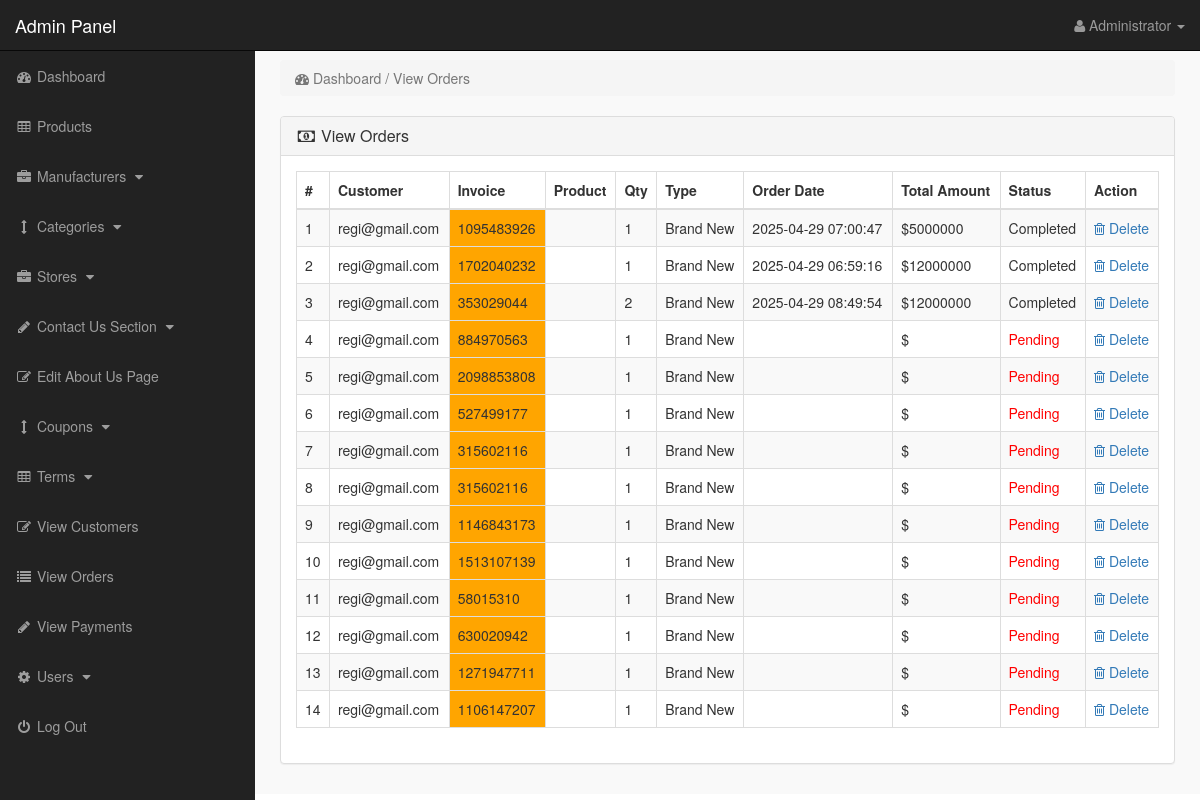
Screenshot of /admin_area/index.php?view_orders (signed in) with the database file from the repository.
### tables this page shows
CREATE TABLE IF NOT EXISTS `pending_orders` (
  `order_id` int(10) NOT NULL AUTO_INCREMENT,
  `customer_id` int(10) NOT NULL,
  `invoice_no` varchar(50) NOT NULL DEFAULT '',
  `product_id` text NOT NULL,
  `qty` int(10) NOT NULL,
  `type` varchar(50) NOT NULL DEFAULT '',
  `order_status` text NOT NULL,
  PRIMARY KEY (`order_id`)
);

CREATE TABLE IF NOT EXISTS `customers` (
  `customer_id` int(10) NOT NULL AUTO_INCREMENT,
  `customer_name` varchar(255) NOT NULL,
  `customer_email` varchar(255) NOT NULL,
  `customer_pass` varchar(255) NOT NULL,
  `customer_country` text NOT NULL,
  `customer_city` text NOT NULL,
  `customer_contact` varchar(255) NOT NULL,
  `customer_address` text NOT NULL,
  `customer_image` text NOT NULL,
  `customer_ip` varchar(255) NOT NULL,
  `customer_confirm_code` text NOT NULL,
  PRIMARY KEY (`customer_id`)
);

CREATE TABLE IF NOT EXISTS `customer_orders` (
  `order_id` int(10) NOT NULL AUTO_INCREMENT,
  `customer_id` varchar(50) NOT NULL DEFAULT '',
  `due_amount` varchar(50) NOT NULL DEFAULT '',
  `invoice_no` int(100) NOT NULL,
  `qty` int(10) NOT NULL,
  `type` text NOT NULL,
  `order_date` timestamp NOT NULL DEFAULT current_timestamp() ON UPDATE current_timestamp(),
  `order_status` text NOT NULL,
  PRIMARY KEY (`order_id`)
);

### admin_area/view_orders.php (the view)
<?php
if(!isset($_SESSION['admin_email'])){
echo "<script>window.open('login.php','_self')</script>";
}
else {
?>
<div class="row">
<div class="col-lg-12">
<ol class="breadcrumb">
<li class="active">
<i class="fa fa-dashboard"></i> Dashboard / View Orders
</li>
</ol>
</div>
</div>
<div class="row">
<div class="col-lg-12">
<div class="panel panel-default">
<div class="panel-heading">
<h3 class="panel-title">
<i class="fa fa-money fa-fw"></i> View Orders
</h3>
</div>
<div class="panel-body">
<div class="table-responsive">
<table class="table table-bordered table-hover table-striped">
<thead>
<tr>
<th>#</th>
<th>Customer</th>
<th>Invoice</th>
<th>Product</th>
<th>Qty</th>
<th>Type</th>
<th>Order Date</th>
<th>Total Amount</th>
<th>Status</th>
<th>Action</th>
</tr>
</thead>
<tbody>
<?php
$i = 0;
$get_orders = "select * from pending_orders";
$run_orders = mysqli_query($con,$get_orders);
while ($row_orders = mysqli_fetch_array($run_orders)) {
$order_id = $row_orders['order_id'];
$c_id = $row_orders['customer_id'];
$invoice_no = $row_orders['invoice_no'];
$product_id = $row_orders['product_id'];
$qty = $row_orders['qty'];
$type = $row_orders['type'];
$order_status = $row_orders['order_status'];
$get_products = "select * from products where product_id='$product_id'";
$run_products = mysqli_query($con,$get_products);
$row_products = mysqli_fetch_array($run_products);
$product_title = $row_products['product_title'];
$i++;
?>
<tr>
<td><?php echo $i; ?></td>
<td>
<?php
$get_customer = "select * from customers where customer_id='$c_id'";
$run_customer = mysqli_query($con,$get_customer);
$row_customer = mysqli_fetch_array($run_customer);
$customer_email = $row_customer['customer_email'];
echo $customer_email;
 ?>
 </td>
<td bgcolor="orange" ><?php echo $invoice_no; ?></td>
<td><?php echo $product_title; ?></td>
<td><?php echo $qty; ?></td>
<td><?php echo $type; ?></td>
<td>
<?php
$get_customer_order = "select * from customer_orders where order_id='$order_id'";
$run_customer_order = mysqli_query($con,$get_customer_order);
$row_customer_order = mysqli_fetch_array($run_customer_order);
$order_date = $row_customer_order['order_date'];
$due_amount = $row_customer_order['due_amount'];
echo $order_date;
?>
</td>
<td>$<?php echo $due_amount; ?></td>
<td>
<?php
if($order_status=='pending'){
echo $order_status='<div style="color:red;">Pending</div>';
}
else{
echo $order_status='Completed';
}
?>
</td>
<td>
<a href="index.php?order_delete=<?php echo $order_id; ?>" >
<i class="fa fa-trash-o" ></i> Delete
</a>
</td>
</tr>
<?php } ?>
</tbody>
</table>
</div>
</div>
</div>
</div>
</div>
<?php } ?>

### admin_area/includes/sidebar.php (shortened to what this page needs)
<?php
if(!isset($_SESSION['admin_email'])){
echo "<script>window.open('login.php','_self')</script>";
}
else {
?>
<nav class="navbar navbar-inverse navbar-fixed-top" >
<div class="navbar-header" >
<a class="navbar-brand" href="index.php?dashboard" >Admin Panel</a>
</div>
<ul class="nav navbar-right top-nav" >
<li class="dropdown" >
<a href="#" class="dropdown-toggle" data-toggle="dropdown" >
<i class="fa fa-user" ></i>
<?php echo $admin_name; ?> <b class="caret" ></b>
</a>
</li>
</ul>
<div class="collapse navbar-collapse navbar-ex1-collapse">
<ul class="nav navbar-nav side-nav">
<li>
<a href="index.php?dashboard">
<i class="fa fa-fw fa-dashboard"></i> Dashboard
</a>
</li>
<li>
<a href="index.php?product" data-toggle="collapse" data-target="#products">
<i class="fa fa-fw fa-table"></i> Products
</a>
</li>
<li>
<a href="#" data-toggle="collapse" data-target="#manufacturers">
<i class="fa fa-fw fa-briefcase"></i> Manufacturers
<i class="fa fa-fw fa-caret-down"></i>
</a>
</li>
<li>
<a href="#" data-toggle="collapse" data-target="#cat">
<i class="fa fa-fw fa-arrows-v"></i> Categories
<i class="fa fa-fw fa-caret-down"></i>
</a>
</li>
<li>
<a href="#" data-toggle="collapse" data-target="#store">
<i class="fa fa-fw fa-briefcase"></i> Stores
<i class="fa fa-fw fa-caret-down"></i>
</a>
</li>
<li>
<a href="#" data-toggle="collapse" data-target="#contact_us">
<i class="fa fa-fw fa-pencil"> </i> Contact Us Section
<i class="fa fa-fw fa-caret-down"></i>
</a>
</li>
<li>
<a href="index.php?edit_about_us">
<i class="fa fa-fw fa-edit"></i> Edit About Us Page
</a>
</li>
<li>
<a href="#" data-toggle="collapse" data-target="#coupons">
<i class="fa fa-fw fa-arrows-v"></i> Coupons
<i class="fa fa-fw fa-caret-down"></i>
</a>
</li>
<li>
<a href="#" data-toggle="collapse" data-target="#terms" >
<i class="fa fa-fw fa-table"></i> Terms
<i class="fa fa-fw fa-caret-down"></i>
</a>
</li>
<li>
<a href="index.php?view_customers">
<i class="fa fa-fw fa-edit"></i> View Customers
</a>
</li>
<li>
<a href="index.php?view_orders">
<i class="fa fa-fw fa-list"></i> View Orders
</a>
</li>
<li>
<a href="index.php?view_payments">
<i class="fa fa-fw fa-pencil"></i> View Payments
</a>
</li>
<li>
<a href="#" data-toggle="collapse" data-target="#users">
<i class="fa fa-fw fa-gear"></i> Users
<i class="fa fa-fw fa-caret-down"></i>
</a>
</li>
<li>
<a href="logout.php">
<i class="fa fa-fw fa-power-off"></i> Log Out
</a>
</li>
</ul>
</div>
</nav>
<?php } ?>

### admin_area/css/style.css (style rules this page uses)
body { margin-top:100px; }
@media (min-width: 768px) { body { margin-top:50px; } }
.top-nav { padding:0 15px; }
.top-nav>li { display:inline-block; float:left; }
.top-nav>li>a { padding-top:15px; padding-bottom:15px; line-height:20px; color:#999; }
@media (min-width: 768px) { .side-nav { position:fixed; top:51px; width:255px; border-radius:0; overflow-y:auto; background-color: #222; bottom:0; overflow-x:hidden; padding-bottom:40px; } }
@media (min-width: 768px) { .side-nav>li>a { width:255px; } }
.panel-body { border-radius:5px; }

### rows the page displays
pending_orders: customer.customer_email "regi@gmail.com", invoice_no "1095483926", qty "1", type "Brand New", customer_orders.order_date "2025-04-29 07:00:47", customer_orders.due_amount "5000000"
pending_orders: customer.customer_email "regi@gmail.com", invoice_no "1702040232", qty "1", type "Brand New", customer_orders.order_date "2025-04-29 06:59:16", customer_orders.due_amount "12000000"
pending_orders: customer.customer_email "regi@gmail.com", invoice_no "353029044", qty "2", type "Brand New", customer_orders.order_date "2025-04-29 08:49:54", customer_orders.due_amount "12000000"
pending_orders: customer.customer_email "regi@gmail.com", invoice_no "884970563", qty "1", type "Brand New", order_status "Pending"
pending_orders: customer.customer_email "regi@gmail.com", invoice_no "2098853808", qty "1", type "Brand New", order_status "Pending"
pending_orders: customer.customer_email "regi@gmail.com", invoice_no "527499177", qty "1", type "Brand New", order_status "Pending"
pending_orders: customer.customer_email "regi@gmail.com", invoice_no "315602116", qty "1", type "Brand New", order_status "Pending"
pending_orders: customer.customer_email "regi@gmail.com", invoice_no "315602116", qty "1", type "Brand New", order_status "Pending"
pending_orders: customer.customer_email "regi@gmail.com", invoice_no "1146843173", qty "1", type "Brand New", order_status "Pending"
pending_orders: customer.customer_email "regi@gmail.com", invoice_no "1513107139", qty "1", type "Brand New", order_status "Pending"
pending_orders: customer.customer_email "regi@gmail.com", invoice_no "58015310", qty "1", type "Brand New", order_status "Pending"
pending_orders: customer.customer_email "regi@gmail.com", invoice_no "630020942", qty "1", type "Brand New", order_status "Pending"
pending_orders: customer.customer_email "regi@gmail.com", invoice_no "1271947711", qty "1", type "Brand New", order_status "Pending"
pending_orders: customer.customer_email "regi@gmail.com", invoice_no "1106147207", qty "1", type "Brand New", order_status "Pending"

### other values shown
$admin_name "Administrator"
